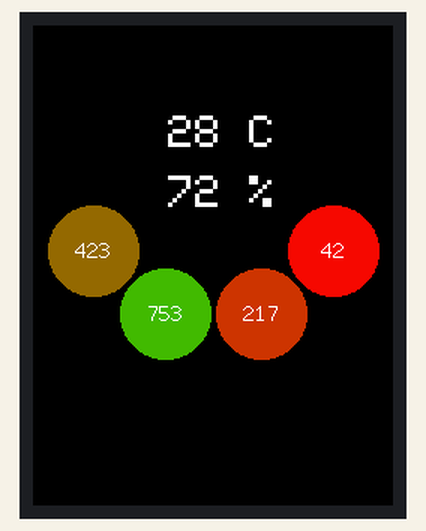
Recording of a sketch running on a simulated ESP32. Parts: 240×320 colour display. Random numbers use the default seed unless the sketch sets one.

Above: at 0.3 s.
At 4.9 s:
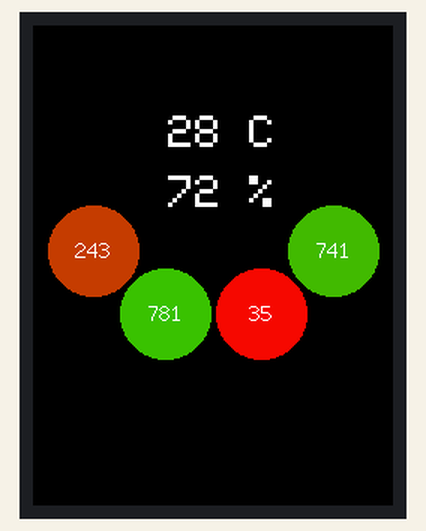
At 10.1 s:
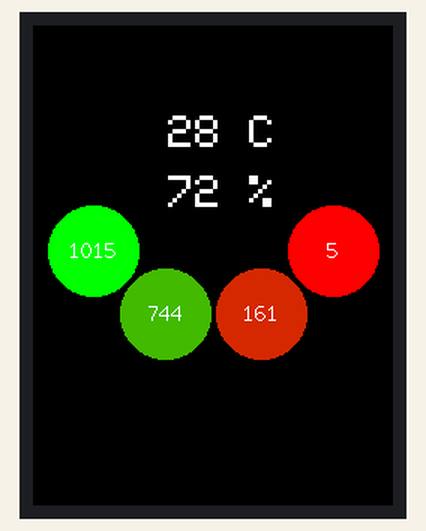
At 19.9 s:
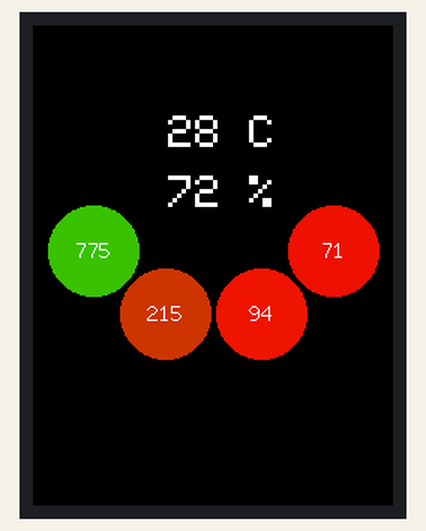
At 29.7 s:
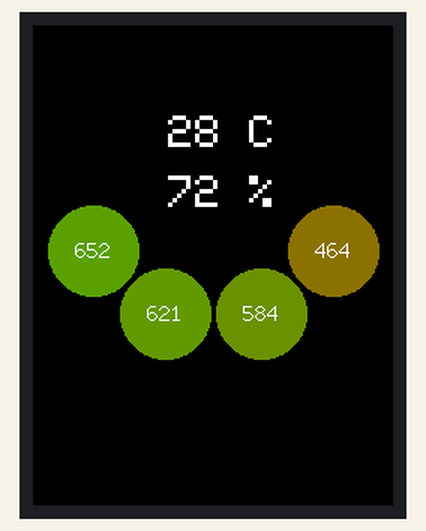
At 39.5 s:
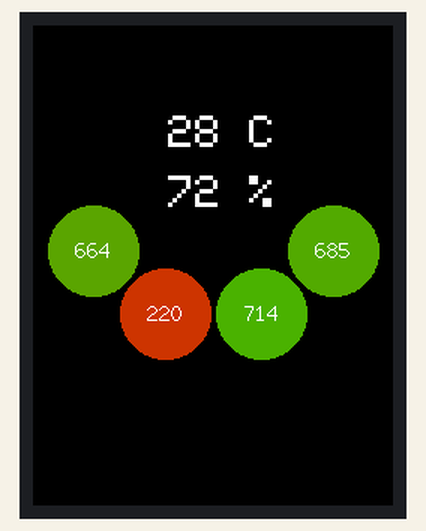

The sketch:

circle_cor_variavel.ino
```cpp
#include <TFT_eSPI.h>
TFT_eSPI tft = TFT_eSPI();

// Display settings
const int SCREEN_WIDTH = 240;
const int SCREEN_HEIGHT = 240;
const int CENTER_X = SCREEN_WIDTH / 2;
const int CENTER_Y = SCREEN_HEIGHT / 2;
const int RADIUS = 30;

// Moisture Circles Positions
int posX[4];
int posY[4];

// Simulated or actual moisture readings (0–1023)
int moisture1, moisture2, moisture3, moisture4;

void setup() {
  tft.init();
  tft.setRotation(0);
  tft.fillScreen(TFT_BLACK);

  // circles positions
  posX[0] = 40;    posY[0] = 150; //
  posX[1] = 88;    posY[1] = 192; //
  posX[2] = 152;   posY[2] = 192; //
  posX[3] = 200;   posY[3] = 150; //


  tft.setTextColor(TFT_WHITE);
  tft.setTextSize(3);

  tft.setCursor(90, 60, 1);
  tft.println("28 C");

  tft.setCursor(90, 100, 1);
  tft.println("72 %");

  tft.setTextSize(1);


}

void loop() {
  // Simulate readings or replace with analogRead()
  moisture1 = random(0, 1024); // or analogRead(A0);
  moisture2 = random(0, 1024); // or analogRead(A1);
  moisture3 = random(0, 1024); // or analogRead(A2);
  moisture4 = random(0, 1024); // or analogRead(A3);

  int readings[4] = {moisture1, moisture2, moisture3, moisture4};

  // Draw each circle
  for (int i = 0; i < 4; i++) {
    uint16_t color = getColorFromValue(readings[i]);
    tft.fillCircle(posX[i], posY[i], RADIUS, color);
    //tft.drawCircle(posX[i], posY[i], RADIUS, TFT_WHITE);  // optional outline

    // Optional: display moisture value as text
    tft.setTextColor(TFT_WHITE, color);
    tft.setTextDatum(MC_DATUM); // Centered text
    tft.setTextFont(2);
    tft.drawNumber(readings[i], posX[i], posY[i]);
  }

  delay(500); // Adjust refresh rate
}

// Map moisture value (0–1023) to RGB565 red–green gradient
uint16_t getColorFromValue(int value) {
  value = constrain(value, 0, 1023);
  uint8_t red   = map(value, 0, 1023, 255, 0);   // Red fades out
  uint8_t green = map(value, 0, 1023, 0, 255);   // Green increases
  return tft.color565(red, green, 0);
}


void drawWiFiIcon(int x, int y) {
  // Draw 3 arcs with increasing radius
  tft.drawArc(x, y, 14, 16, 225, 315, TFT_BLUE, TFT_BLACK); // outer arc
  tft.drawArc(x, y, 10, 12, 225, 315, TFT_BLUE, TFT_BLACK); // middle arc
  tft.drawArc(x, y, 6, 8, 225, 315, TFT_BLUE, TFT_BLACK);   // inner arc

  // Draw center dot
  tft.fillCircle(x, y + 10, 2, TFT_BLUE);  // small dot at bottom center
}
```

Measured:
- what the display in image 1 shows lasts 0.5 s, from 4.9 s to 5.4 s
